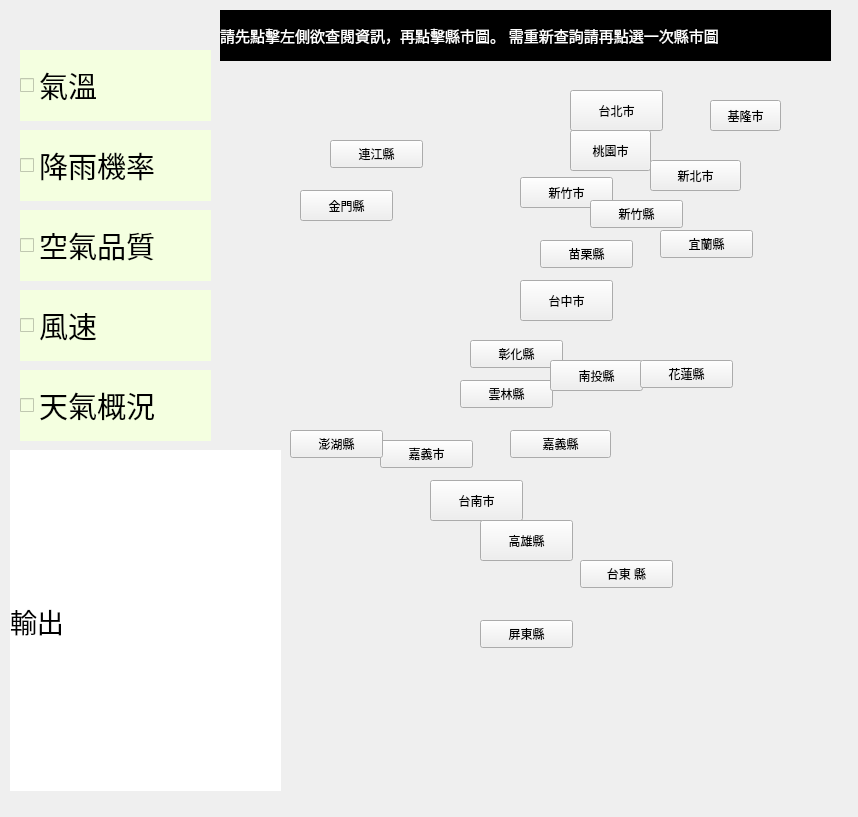
<?xml version="1.0" encoding="UTF-8"?>
<ui version="4.0">
 <class>Form</class>
 <widget class="QWidget" name="Form">
  <property name="geometry">
   <rect>
    <x>0</x>
    <y>0</y>
    <width>858</width>
    <height>817</height>
   </rect>
  </property>
  <property name="windowTitle">
   <string>Form</string>
  </property>
  <property name="windowOpacity">
   <double>-1.000000000000000</double>
  </property>
  <widget class="QCheckBox" name="temp">
   <property name="geometry">
    <rect>
     <x>20</x>
     <y>50</y>
     <width>191</width>
     <height>71</height>
    </rect>
   </property>
   <property name="font">
    <font>
     <family>微軟正黑體 Light</family>
     <pointsize>22</pointsize>
    </font>
   </property>
   <property name="focusPolicy">
    <enum>Qt::StrongFocus</enum>
   </property>
   <property name="layoutDirection">
    <enum>Qt::LeftToRight</enum>
   </property>
   <property name="styleSheet">
    <string notr="true">background:rgb(244, 255, 224)</string>
   </property>
   <property name="text">
    <string>氣溫</string>
   </property>
  </widget>
  <widget class="QCheckBox" name="overview">
   <property name="geometry">
    <rect>
     <x>20</x>
     <y>370</y>
     <width>191</width>
     <height>71</height>
    </rect>
   </property>
   <property name="font">
    <font>
     <family>微軟正黑體 Light</family>
     <pointsize>22</pointsize>
    </font>
   </property>
   <property name="styleSheet">
    <string notr="true">background:rgb(244, 255, 224)</string>
   </property>
   <property name="text">
    <string>天氣概況</string>
   </property>
  </widget>
  <widget class="QCheckBox" name="wing">
   <property name="geometry">
    <rect>
     <x>20</x>
     <y>290</y>
     <width>191</width>
     <height>71</height>
    </rect>
   </property>
   <property name="font">
    <font>
     <family>微軟正黑體 Light</family>
     <pointsize>22</pointsize>
    </font>
   </property>
   <property name="styleSheet">
    <string notr="true">background:rgb(244, 255, 224)</string>
   </property>
   <property name="text">
    <string>風速</string>
   </property>
  </widget>
  <widget class="QCheckBox" name="humi">
   <property name="geometry">
    <rect>
     <x>20</x>
     <y>210</y>
     <width>191</width>
     <height>71</height>
    </rect>
   </property>
   <property name="font">
    <font>
     <family>微軟正黑體 Light</family>
     <pointsize>22</pointsize>
    </font>
   </property>
   <property name="styleSheet">
    <string notr="true">background:rgb(244, 255, 224)</string>
   </property>
   <property name="text">
    <string>空氣品質</string>
   </property>
  </widget>
  <widget class="QCheckBox" name="rain">
   <property name="geometry">
    <rect>
     <x>20</x>
     <y>130</y>
     <width>191</width>
     <height>71</height>
    </rect>
   </property>
   <property name="font">
    <font>
     <family>微軟正黑體 Light</family>
     <pointsize>22</pointsize>
    </font>
   </property>
   <property name="styleSheet">
    <string notr="true">background:rgb(244, 255, 224)</string>
   </property>
   <property name="text">
    <string>降雨機率</string>
   </property>
  </widget>
  <widget class="QLabel" name="label">
   <property name="geometry">
    <rect>
     <x>10</x>
     <y>450</y>
     <width>271</width>
     <height>341</height>
    </rect>
   </property>
   <property name="font">
    <font>
     <family>Agency FB</family>
     <pointsize>20</pointsize>
    </font>
   </property>
   <property name="styleSheet">
    <string notr="true">background:rgb(255, 255, 255)</string>
   </property>
   <property name="text">
    <string>輸出</string>
   </property>
  </widget>
  <widget class="QLabel" name="label_2">
   <property name="geometry">
    <rect>
     <x>290</x>
     <y>70</y>
     <width>491</width>
     <height>691</height>
    </rect>
   </property>
   <property name="text">
    <string/>
   </property>
   <property name="pixmap">
    <pixmap>unnamed.png</pixmap>
   </property>
   <property name="scaledContents">
    <bool>true</bool>
   </property>
  </widget>
  <widget class="QPushButton" name="Keelung">
   <property name="geometry">
    <rect>
     <x>710</x>
     <y>100</y>
     <width>71</width>
     <height>31</height>
    </rect>
   </property>
   <property name="text">
    <string>基隆市</string>
   </property>
  </widget>
  <widget class="QPushButton" name="Taipei">
   <property name="geometry">
    <rect>
     <x>570</x>
     <y>90</y>
     <width>93</width>
     <height>41</height>
    </rect>
   </property>
   <property name="text">
    <string>台北市</string>
   </property>
  </widget>
  <widget class="QPushButton" name="Taoyuan">
   <property name="geometry">
    <rect>
     <x>570</x>
     <y>130</y>
     <width>81</width>
     <height>41</height>
    </rect>
   </property>
   <property name="text">
    <string>桃園市</string>
   </property>
  </widget>
  <widget class="QPushButton" name="newtaipei">
   <property name="geometry">
    <rect>
     <x>650</x>
     <y>160</y>
     <width>91</width>
     <height>31</height>
    </rect>
   </property>
   <property name="text">
    <string>新北市</string>
   </property>
  </widget>
  <widget class="QPushButton" name="hsinchucity">
   <property name="geometry">
    <rect>
     <x>520</x>
     <y>177</y>
     <width>93</width>
     <height>31</height>
    </rect>
   </property>
   <property name="text">
    <string>新竹市</string>
   </property>
  </widget>
  <widget class="QPushButton" name="hsinchucountry">
   <property name="geometry">
    <rect>
     <x>590</x>
     <y>200</y>
     <width>93</width>
     <height>28</height>
    </rect>
   </property>
   <property name="text">
    <string>新竹縣</string>
   </property>
  </widget>
  <widget class="QPushButton" name="yilan">
   <property name="geometry">
    <rect>
     <x>660</x>
     <y>230</y>
     <width>93</width>
     <height>28</height>
    </rect>
   </property>
   <property name="text">
    <string>宜蘭縣</string>
   </property>
  </widget>
  <widget class="QPushButton" name="miaoli">
   <property name="geometry">
    <rect>
     <x>540</x>
     <y>240</y>
     <width>93</width>
     <height>28</height>
    </rect>
   </property>
   <property name="text">
    <string>苗栗縣</string>
   </property>
  </widget>
  <widget class="QPushButton" name="taichung">
   <property name="geometry">
    <rect>
     <x>520</x>
     <y>280</y>
     <width>93</width>
     <height>41</height>
    </rect>
   </property>
   <property name="text">
    <string>台中市</string>
   </property>
  </widget>
  <widget class="QPushButton" name="changhua">
   <property name="geometry">
    <rect>
     <x>470</x>
     <y>340</y>
     <width>93</width>
     <height>28</height>
    </rect>
   </property>
   <property name="text">
    <string>彰化縣</string>
   </property>
  </widget>
  <widget class="QPushButton" name="yunlin">
   <property name="geometry">
    <rect>
     <x>460</x>
     <y>380</y>
     <width>93</width>
     <height>28</height>
    </rect>
   </property>
   <property name="text">
    <string>雲林縣</string>
   </property>
  </widget>
  <widget class="QPushButton" name="nantou">
   <property name="geometry">
    <rect>
     <x>550</x>
     <y>360</y>
     <width>93</width>
     <height>31</height>
    </rect>
   </property>
   <property name="text">
    <string>南投縣</string>
   </property>
  </widget>
  <widget class="QPushButton" name="hualien">
   <property name="geometry">
    <rect>
     <x>640</x>
     <y>360</y>
     <width>93</width>
     <height>28</height>
    </rect>
   </property>
   <property name="text">
    <string>花蓮縣</string>
   </property>
  </widget>
  <widget class="QPushButton" name="chaiyicountry">
   <property name="geometry">
    <rect>
     <x>510</x>
     <y>430</y>
     <width>101</width>
     <height>28</height>
    </rect>
   </property>
   <property name="text">
    <string>嘉義縣</string>
   </property>
  </widget>
  <widget class="QPushButton" name="chaiyicity">
   <property name="geometry">
    <rect>
     <x>380</x>
     <y>440</y>
     <width>93</width>
     <height>28</height>
    </rect>
   </property>
   <property name="text">
    <string>嘉義市</string>
   </property>
  </widget>
  <widget class="QPushButton" name="tainan">
   <property name="geometry">
    <rect>
     <x>430</x>
     <y>480</y>
     <width>93</width>
     <height>41</height>
    </rect>
   </property>
   <property name="text">
    <string>台南市</string>
   </property>
  </widget>
  <widget class="QPushButton" name="penghu">
   <property name="geometry">
    <rect>
     <x>290</x>
     <y>430</y>
     <width>93</width>
     <height>28</height>
    </rect>
   </property>
   <property name="text">
    <string>澎湖縣</string>
   </property>
  </widget>
  <widget class="QPushButton" name="kaohsiung">
   <property name="geometry">
    <rect>
     <x>480</x>
     <y>520</y>
     <width>93</width>
     <height>41</height>
    </rect>
   </property>
   <property name="text">
    <string>高雄縣</string>
   </property>
  </widget>
  <widget class="QPushButton" name="taitung">
   <property name="geometry">
    <rect>
     <x>580</x>
     <y>560</y>
     <width>93</width>
     <height>28</height>
    </rect>
   </property>
   <property name="text">
    <string>台東 縣</string>
   </property>
  </widget>
  <widget class="QPushButton" name="pingtung">
   <property name="geometry">
    <rect>
     <x>480</x>
     <y>620</y>
     <width>93</width>
     <height>28</height>
    </rect>
   </property>
   <property name="text">
    <string>屏東縣</string>
   </property>
  </widget>
  <widget class="QPushButton" name="kinmen">
   <property name="geometry">
    <rect>
     <x>300</x>
     <y>190</y>
     <width>93</width>
     <height>31</height>
    </rect>
   </property>
   <property name="text">
    <string>金門縣</string>
   </property>
  </widget>
  <widget class="QPushButton" name="lianjing">
   <property name="geometry">
    <rect>
     <x>330</x>
     <y>140</y>
     <width>93</width>
     <height>28</height>
    </rect>
   </property>
   <property name="text">
    <string>連江縣</string>
   </property>
  </widget>
  <widget class="QLabel" name="label_3">
   <property name="geometry">
    <rect>
     <x>0</x>
     <y>0</y>
     <width>861</width>
     <height>821</height>
    </rect>
   </property>
   <property name="text">
    <string/>
   </property>
   <property name="pixmap">
    <pixmap>2004161I54SZ6-0-lp.jpg</pixmap>
   </property>
   <property name="scaledContents">
    <bool>true</bool>
   </property>
  </widget>
  <widget class="QLabel" name="label_4">
   <property name="geometry">
    <rect>
     <x>220</x>
     <y>10</y>
     <width>611</width>
     <height>51</height>
    </rect>
   </property>
   <property name="font">
    <font>
     <family>微軟正黑體 Light</family>
     <pointsize>11</pointsize>
    </font>
   </property>
   <property name="styleSheet">
    <string notr="true">color: rgb(255, 255, 255);
background-color: rgb(0, 0, 0);
</string>
   </property>
   <property name="text">
    <string>請先點擊左側欲查閱資訊，再點擊縣市圖。 需重新查詢請再點選一次縣市圖</string>
   </property>
  </widget>
  <zorder>label_3</zorder>
  <zorder>temp</zorder>
  <zorder>overview</zorder>
  <zorder>wing</zorder>
  <zorder>humi</zorder>
  <zorder>rain</zorder>
  <zorder>label</zorder>
  <zorder>label_2</zorder>
  <zorder>Keelung</zorder>
  <zorder>Taipei</zorder>
  <zorder>Taoyuan</zorder>
  <zorder>newtaipei</zorder>
  <zorder>hsinchucity</zorder>
  <zorder>hsinchucountry</zorder>
  <zorder>yilan</zorder>
  <zorder>miaoli</zorder>
  <zorder>taichung</zorder>
  <zorder>changhua</zorder>
  <zorder>yunlin</zorder>
  <zorder>nantou</zorder>
  <zorder>hualien</zorder>
  <zorder>chaiyicountry</zorder>
  <zorder>chaiyicity</zorder>
  <zorder>tainan</zorder>
  <zorder>penghu</zorder>
  <zorder>kaohsiung</zorder>
  <zorder>taitung</zorder>
  <zorder>pingtung</zorder>
  <zorder>kinmen</zorder>
  <zorder>lianjing</zorder>
  <zorder>label_4</zorder>
 </widget>
 <resources/>
 <connections/>
</ui>
